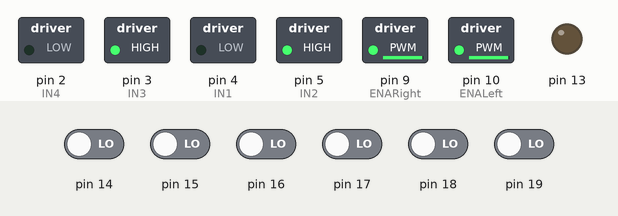
Simulated run of this sketch. Board: Arduino Uno, built with avr-gcc and run on an emulated ATmega328P. On the bench: switched loads named in the sketch (green lamp = pin HIGH), output pins drawn as LEDs (lit = HIGH). Inputs (shaded band) come from the test bench; at power-on: pin 14–19 LOW.

Above: at 13.9 s.
14.0 s: pin 15 driven HIGH
15.5 s: pin 18 driven HIGH
At 16.7 s:
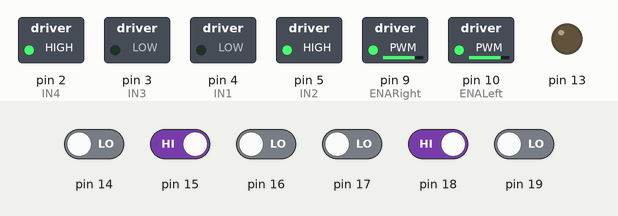
17.0 s: pin 18 driven LOW
At 17.7 s:
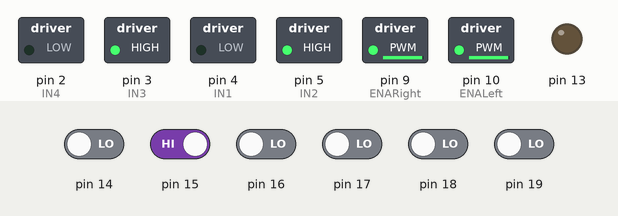
18.5 s: pin 19 driven HIGH
At 18.9 s:
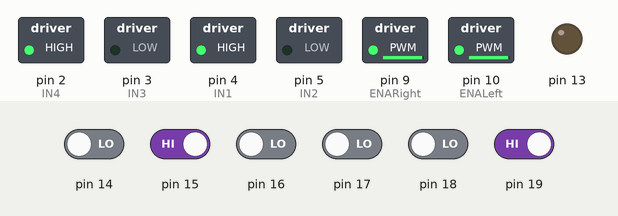
Timing chart, 0 to 21.0 s (numbered marks = the images above; inputs shaded):
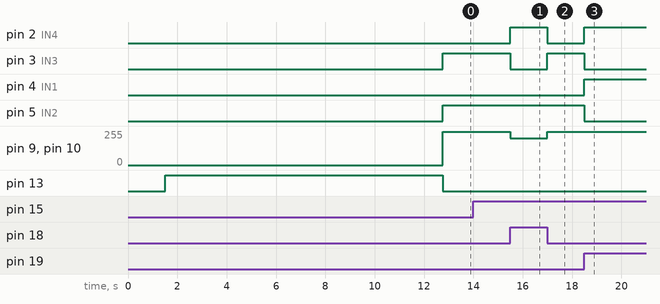

Measured:
- after the input at 15.5 s, pin 2 (IN4): LOW → HIGH at once; pin 3 (IN3): HIGH → LOW at once; pin 9 (ENARight), pin 10 (ENALeft): 250/255 → 200/255 at once
- after the input at 17.0 s, pin 2 (IN4): HIGH → LOW at once; pin 3 (IN3): LOW → HIGH at once; pin 9 (ENARight), pin 10 (ENALeft): 200/255 → 250/255 at once
- after the input at 18.5 s, pin 2 (IN4), pin 4 (IN1): LOW → HIGH at once; pin 3 (IN3), pin 5 (IN2): HIGH → LOW at once

The sketch:

RobotLineFlwr__Last_.ino
```cpp
#include <QTRSensors.h> //Pololu QTR Sensor Library. First you must download and install QTRSensors library

#define KP 2                  // Ajuste de velocidad minimo respecto al error
#define KD 5                  // Ajuste de velocidad maximo respecto al error
#define KrflSpeed1 200        // Velocidad minima del motor 1
#define KrflSpeed2 200        // Velocidad minima del motor 2
#define HighSpeed1 250        // Velocidad maxima del motor 1
#define HighSpeed2 250        // Velocidad maxima del motor 2
#define NUM_SENSORS 6         // Numero de sensores usados
#define TIMEOUT 2500          // Espera 2500 ms para que las salidas de los sensores bajen
#define EMITTER_PIN 6         // EmitterPin es el pin digital de Arduino que controla si los LED QTR están encendidos o apagados. El emisor es controlado por pin digital 6.
#define DEBUG 0

QTRSensorsRC qtrrc((unsigned char[]) { 14, 15, 16, 17, 18, 19 } ,NUM_SENSORS, TIMEOUT, EMITTER_PIN); //Asigna los pines analogos en el arduino de A0 a A5

unsigned int sensorValues[NUM_SENSORS];     // Arreglo asignado a almacenar los valores de la señal de QTR
int IN1 = 4, IN2 = 5, IN3 = 3, IN4 = 2;     // Define los pines del motor
int ENALeft = 10, ENARight = 9;             // Define el pin de señal del motor (0 - 255)
int lastError = 0;

void CalibrateSensors() {                   // Calibracion del sensor QTR respecto al suelo
  pinMode(13, OUTPUT);
  digitalWrite(13, HIGH);    // turn on Arduino's LED to indicate we are in calibration mode
  for (int i = 0; i < 250; i++){
    qtrrc.calibrate(QTR_EMITTERS_ON);
    delay(20);
  }
  digitalWrite(13, LOW);     // turn off Arduino's LED to indicate we are through with calibration

  if (DEBUG) {
    Serial.begin(9600);
    for (int i = 0; i < NUM_SENSORS; i++){
      Serial.print(qtrrc.calibratedMinimumOn[i]);
      Serial.print(' ');
    }
    Serial.println();

    for (int i = 0; i < NUM_SENSORS; i++){
      Serial.print(qtrrc.calibratedMaximumOn[i]);
      Serial.print(' ');
    }
    Serial.println();
    Serial.println();
}}

void InitializeEngine(){    // Inicializa los pines asignados al motor como salida
  pinMode(IN1, OUTPUT);
  pinMode(IN2, OUTPUT);
  pinMode(IN3, OUTPUT);
  pinMode(IN4, OUTPUT);
  pinMode(ENALeft, OUTPUT);
  pinMode(ENARight, OUTPUT);
}

void Adelante(int FwlSignal, int FwrSignal, char MOVED1, char MOVED2, char MOVEI1, char MOVEI2){    // Pone en marcha los motores respecto a la instruccion enviada+

  digitalWrite(IN1, MOVEI1);
  digitalWrite(IN2, MOVEI2);
  analogWrite(ENALeft, FwlSignal);
  digitalWrite(IN3, MOVED1);
  digitalWrite(IN4, MOVED2);
  analogWrite(ENARight, FwrSignal);
}

void setup(){
  delay(1500);
  CalibrateSensors();
  InitializeEngine();
  GuideMotors(0,0);
}


void loop(){
  unsigned int sensors[6];
  int position = qtrrc.readLine(sensors);
  int error = position - 2500;

  int ENA = KP * error + KD * (error - lastError);
  lastError = error;

  int Set_LftEngine = KrflSpeed1 + ENA;
  int Set_RgtEngine = KrflSpeed2 - ENA;

  GuideMotors(Set_LftEngine, Set_RgtEngine);
}

void GuideMotors(int ENA_L, int ENA_R){
  char MOVED1, MOVED2, MOVEI1, MOVEI2;
  if (ENA_L > HighSpeed1 ) {
    ENA_L = HighSpeed1;
    MOVED1 = LOW, MOVED2 = HIGH, MOVEI1 = LOW, MOVEI2 = HIGH;
  }
  if (ENA_R > HighSpeed2 ) {
    ENA_R = HighSpeed2;
    MOVED1 = LOW, MOVED2 = HIGH, MOVEI1 = LOW, MOVEI2 = HIGH;
  }
  if (ENA_L < 0) {
    ENA_L = HighSpeed1;
    MOVED1 = HIGH, MOVED2 = LOW, MOVEI1 = LOW, MOVEI2 = HIGH;
  }
  if (ENA_R < 0) {
    ENA_R = HighSpeed1;
    MOVED1 = LOW, MOVED2 = HIGH, MOVEI1 = HIGH, MOVEI2 = LOW;
  }
  Adelante(ENA_L, ENA_R, MOVED1, MOVED2, MOVEI1, MOVEI2);
}
```
